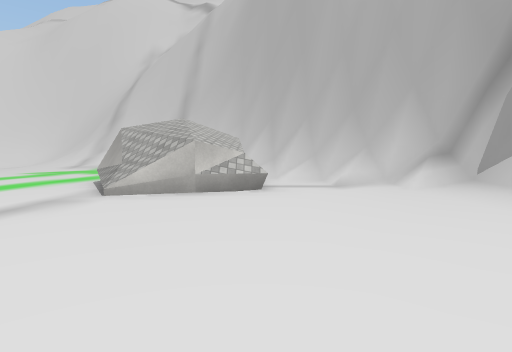
view 1 (above)

16 first-person views from a walk through a scene from a Unity 3-D project. The camera is 1.2 m above the floor, tilts 4° down and sees 80° across. The floor is counted in squares, 2 m on a side. Each view is taken from the middle of a square. On the plan, view 1 faces up. The plan holds only what a view shows up to about 9 squares ahead; the rest is blank. The place goes on beyond the plan. Some surface patterns are stand-ins.

view 2
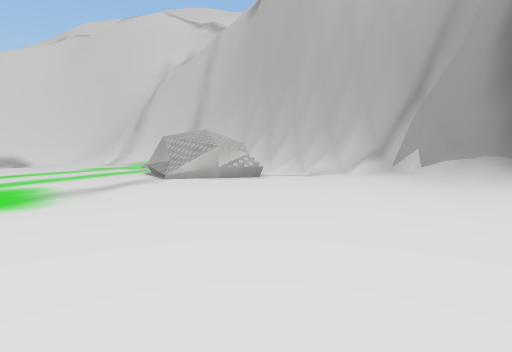

view 3
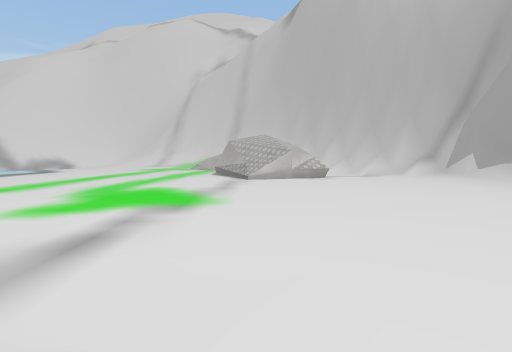

view 4
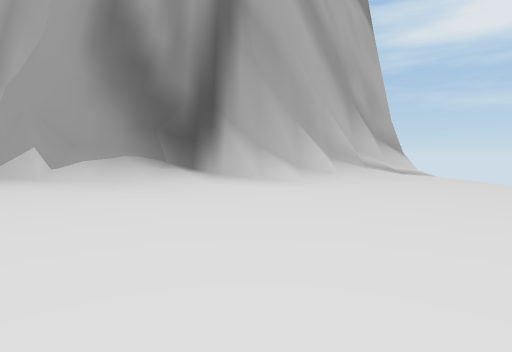

view 5
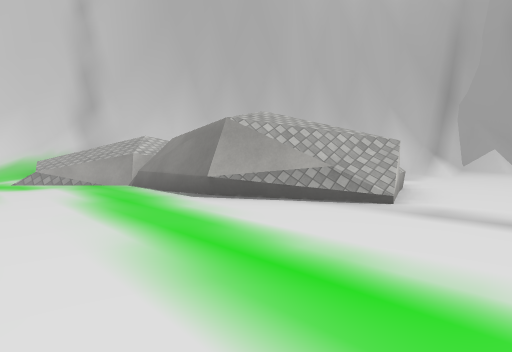

view 6
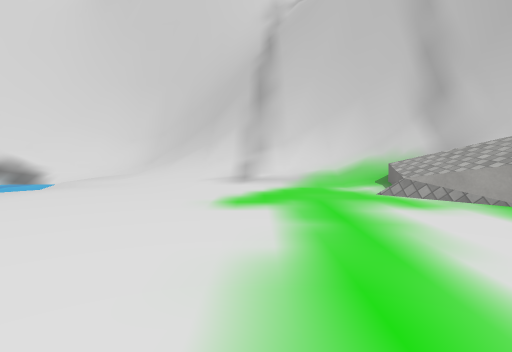

view 7
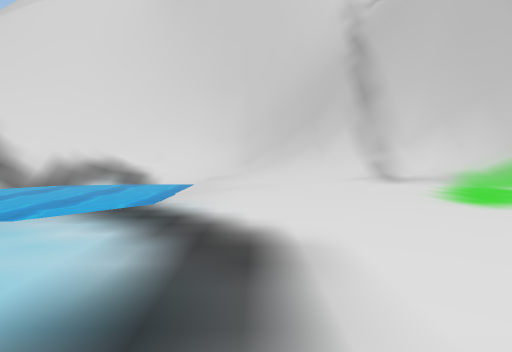

view 8
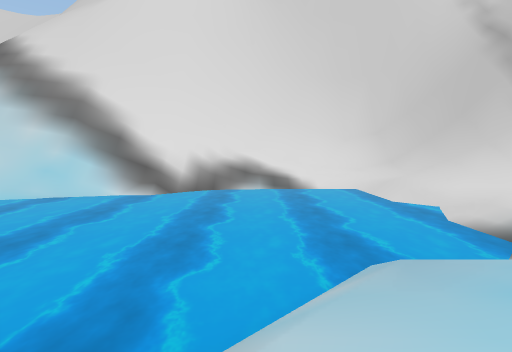

view 9
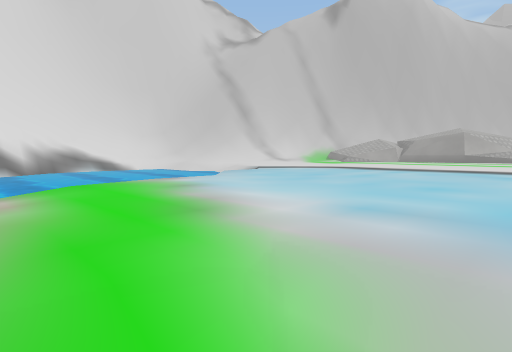

view 10
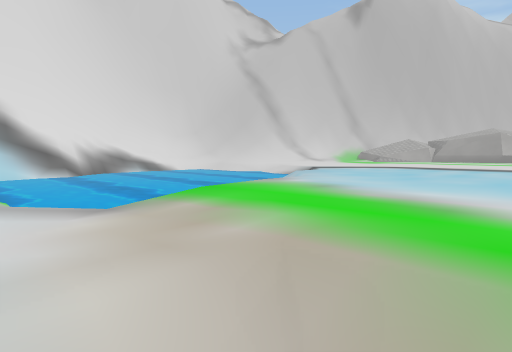

view 11
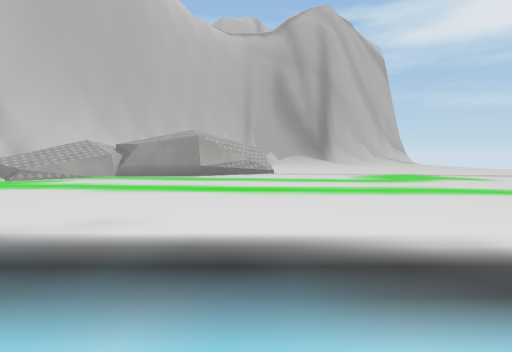

view 12
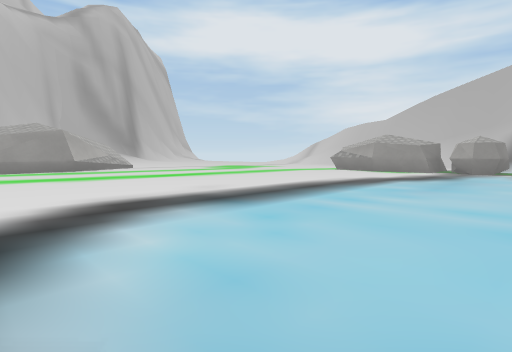

view 13
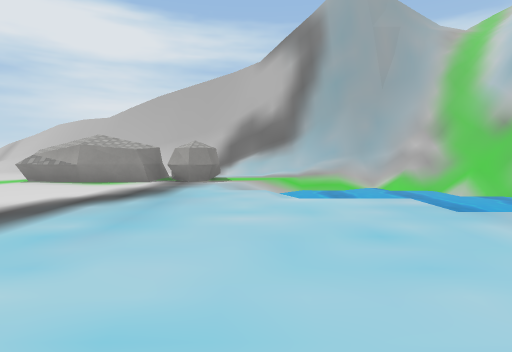

view 14
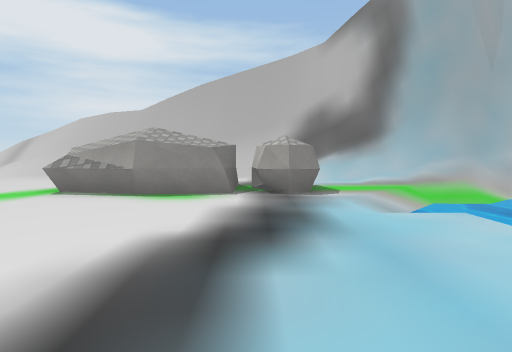

view 15
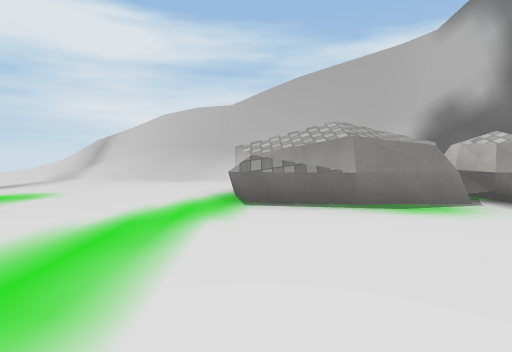

view 16
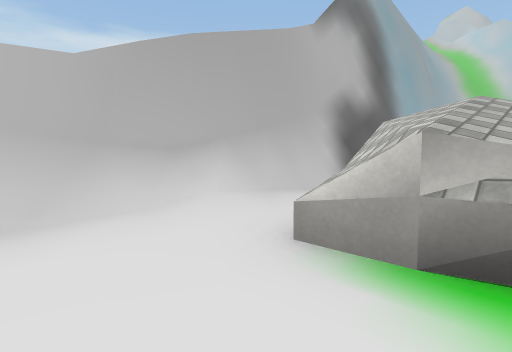

### Floor plan
Key: @ floor where view 1 was taken; # wall or solid block; . main floor; : floor 1.5 m higher than the main floor; + floor 2.5 m higher than the main floor; * floor 3.25 m higher than the main floor; / step, stairs or slope; = window, fence, low wall or low ledge; ~ water the walk can cross; ≈ water the walk keeps out of; ^ raised ledge; v drop or lower ground.
Columns run from 18 left of view 1 to 7 right of it. Each row starts with its distance up from view 1.
 17  vv
 16 vv ####/####
 15  ###//.///### vv
 14  ##≈~~~.///###
 13 ##~~~~~...//=###
 12 ~~~~~~~.....//=##
 11 ~~~~~~~.......//##
 10 ~~~~~~~.......//:
  9 .~~~~........../  ## v
  8 .~.............#+  ###v
  7 ...............#*/ .##
  6 ...............#//v..##
  5 ~...............//=...##
  4  ~....................##
  3    .................../#
  2  ~~ ~................./#
  1 =~~~~~.................##
  0 #~~~~.####^.......@....##
 -1 #///..##  ^.............##
 -2 ####//.. ...............##
 -3   #######/////........../#
 -4        ######///..  ...../
 -5            ##

Positions as (right, up) in squares from view 1, and headings:
1: (0, 0), facing up
2: (0, -3), facing up
3: (-2, -4), facing up
4: (-2, 0), facing right
5: (-6, 3), facing up-right
6: (-7, 6), facing up
7: (-10, 6), facing up
8: (-14, 7), facing up
9: (-17, 4), facing up-right
10: (-18, 5), facing up-right
11: (-12, 5), facing right
12: (-13, 9), facing down-right
13: (-13, 7), facing down
14: (-11, 5), facing down
15: (-8, 4), facing down
16: (-6, 0), facing down-left
